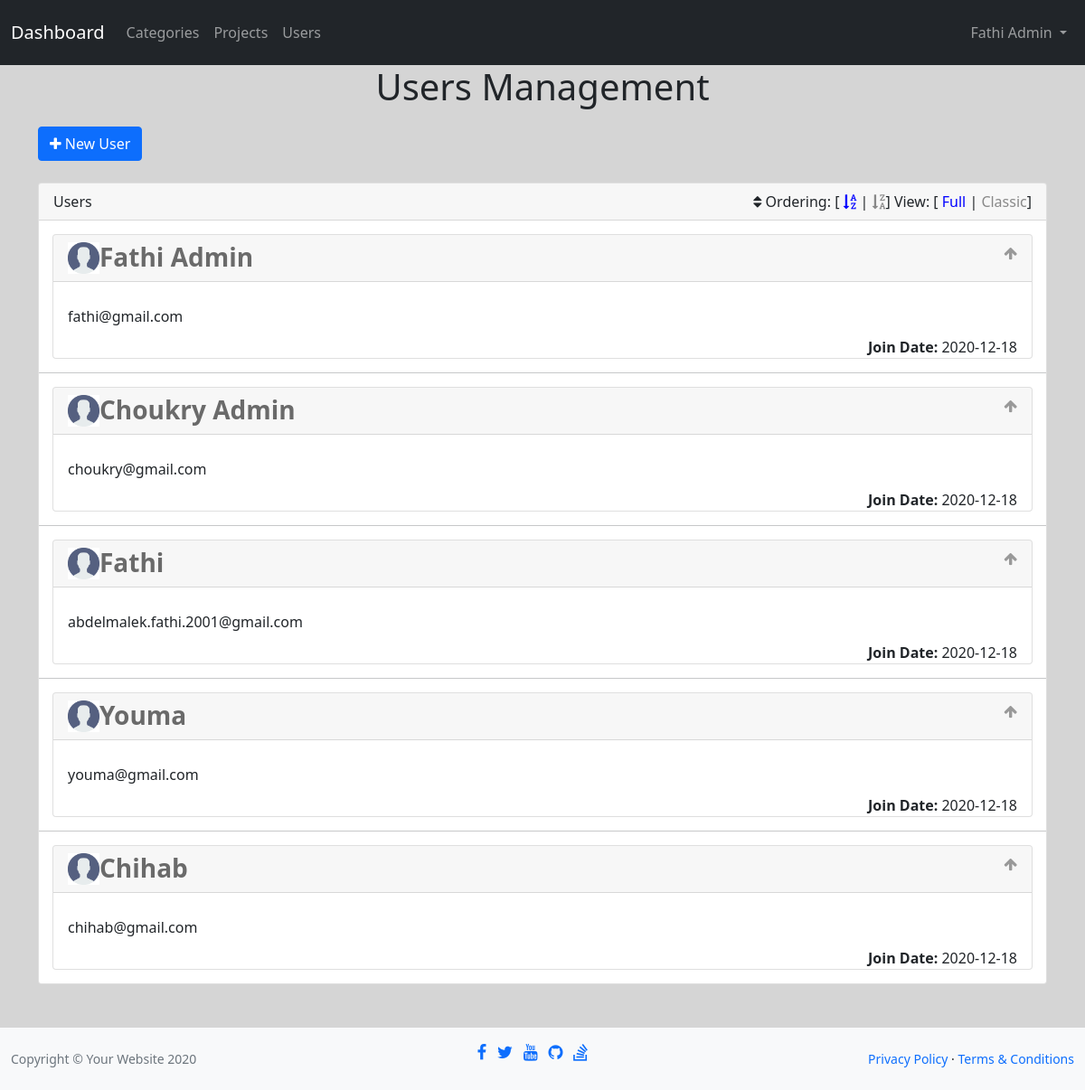
The page /admin/users.php (signed in) on the database its author committed.
### tables this page shows
CREATE TABLE `users`(
	`id`       		INT          	NOT NULL AUTO_INCREMENT,
	`username` 		VARCHAR(50)  	NOT NULL UNIQUE,
	`email`    		VARCHAR(100) 	NOT NULL UNIQUE,
	`password` 		VARCHAR(400) 	NOT NULL,
	`full_name`     VARCHAR(50),
    `join_date` 	DATE			NOT NULL DEFAULT(now()),
	`is_admin`  	BOOLEAN			NOT NULL DEFAULT(0),
	CONSTRAINT `user_id` PRIMARY KEY (`id`)
);

### includes/functions/functions.php (called while the page is built, shortened)
<?php
function selectRecords($select, $table, $value = null, $ordering = null, $sorting = null) {
    global $con;
    $stmt = "SELECT $select FROM $table";
    if(!empty($ordering))
        $stmt .= " ORDER BY $ordering";
    if(!empty($sorting))
        $stmt .= " $sorting";
    $sql = $con->prepare($stmt);
    $sql->execute();
    return $sql->fetchAll();
}

### admin/users.php (the view, shortened to what this page needs)
<?php
include 'init.php';
$arr = array('ASC', 'DESC');
$sort = (isset($_GET['sort']) && in_array($_GET['sort'], $arr)) ? test_input($_GET['sort']) : 'ASC';
$rows = selectRecords('*', 'users', null, 'id', $sort);
?>
<h1 class="text-center">Users Management</h1>
<div class="container cats">
    <a href="add.php" class="btn btn-primary"><i class="fa fa-plus"></i> New User</a><br><br>
    <div class="card">
        <div class="card-header">
            Users
            <div class="options pull-right">
                <i class="fa fa-sort"></i> Ordering: [
                <a <?php if($sort == 'ASC') echo 'class="active"'; ?> href="<?php htmlspecialchars($_SERVER['PHP_SELF']) ?>?sort=ASC"><i class="fa fa-sort-alpha-asc"></i></a> |
                <a <?php if($sort == 'DESC') echo 'class="active"'; ?> href="<?php htmlspecialchars($_SERVER['PHP_SELF']) ?>?sort=DESC"><i class="fa fa-sort-alpha-desc"></i></a>]
                View: [
                <span class="active" data-view="full">Full</span> |
                <span>Classic</span>]
            </div>
        </div>
        <div class="card-body">
            <?php if(empty($rows)) { ?>
                There is no users
            <?php } else { foreach($rows as $row) { ?>
                <div class="cat">
                    <div class="card">
                        <div class="card-header">
                            <span class="toggle-info pull-right">
                                <i class="fa fa-arrow-up"></i>
                            </span>
                            <img class="pull-left" src="icon.png" alt="user image" width="35" height="35">
                            <a class="title" href="profile.php?username=<?php echo $row['username'] ?>">
                                <h3><?php echo $row['username'] ?></h3>
                            </a>
                        </div>
                        <div class="card-body">
                            <div class="view p-3 pb-2">
                                <p><?php echo $row['email'] ?></p>
                                <span class="pull-right"><b>Join Date:</b> <?php echo $row['join_date'] ?></span>
                            </div>
                        </div>
                    </div>
                </div>
                <hr>
            <?php }} ?>
        </div>
    </div>
</div>
<?php include $inc . 'footer.php';

### admin/includes/templates/header.php (shortened to what this page needs)
<!DOCTYPE html>
<html lang="en">
<head>
    <link rel="stylesheet" href="<?php echo $css . 'bootstrap.min.css' ?>">
    <link rel="stylesheet" href="<?php echo $css . 'font-awesome.min.css' ?>">
    <link rel="stylesheet" href="<?php echo $css . 'jquery-ui.css' ?>">
    <link rel="stylesheet" href="<?php echo $css . 'jquery.selectBoxIt.css' ?>">
    <link rel="stylesheet" href="<?php echo $css . 'app.css' ?>">
</head>
<body style="background-color: #d5d5d5;">

### admin/init.php (shortened to what this page needs)
<?php
$path = $_SERVER['DOCUMENT_ROOT'];
$path .= '/Myportfolio';
$path2 = '/Myportfolio';
$fun    = $path . '/includes/functions/';
$inc    = $path . '/admin/includes/templates/';
$css    = $path2 . '/layout/css/';
include 'connect.php';
include $fun . 'functions.php';
include $inc . 'header.php';
if(!isset($nav))
    include $inc . 'nav.php';

### admin/includes/templates/nav.php (shortened to what this page needs)
<nav class="navbar navbar-expand-lg navbar-dark bg-dark">
    <div class="container-fluid">
        <a class="navbar-brand" href="dashboard.php">Dashboard</a>
        <div class="collapse navbar-collapse" id="navbarText">
            <ul class="navbar-nav me-auto mb-2 mb-lg-0">
                <li class="nav-item">
                    <a class="nav-link" href="categories.php">Categories</a>
                </li>
                <li class="nav-item">
                    <a class="nav-link" href="projects.php">Projects</a>
                </li>
                <li class="nav-item">
                    <a class="nav-link" href="users.php">Users</a>
                </li>
            </ul>
            <span class="navbar-text">
                <div class="collapse navbar-collapse" id="navbarNavDarkDropdown">
                    <ul class="navbar-nav">
                        <li class="nav-item dropdown">
                            <a class="nav-link dropdown-toggle" href="#" id="navbarDarkDropdownMenuLink" role="button" data-bs-toggle="dropdown" aria-expanded="false">
                                <?php echo $_SESSION['admin'] ?>
                            </a>
                        </li>
                    </ul>
                </div>
            </span>
        </div>
    </div>
</nav>

### admin/includes/templates/footer.php (shortened to what this page needs)
<footer class="py-3 bg-light mt-5">
  <div class="container-fluid">
    <div class="d-flex align-items-center justify-content-between small">
      <div class="text-muted">
        Copyright &copy; Your Website 2020
      </div>
      <div>
        <ul class="list-unstyled list-inline text-center">
          <li class="list-inline-item">
            <a class="fb-ic mr-3" role="button">
              <i class="fa fa-lg fa-facebook-f"></i>
            </a>
          </li>
          <li class="list-inline-item">
            <a class="tw-ic mr-3" role="button">
              <i class="fa fa-lg fa-twitter"></i>
            </a>
          </li>
          <li class="list-inline-item">
            <a class="yt-ic mr-3" role="button">
              <i class="fa fa-lg fa-youtube"></i>
            </a>
          </li>
          <li class="list-inline-item">
            <a class="git-ic mr-3" role="button">
              <i class="fa fa-lg fa-github"></i>
            </a>
          </li>
          <li class="list-inline-item">
            <a class="so-ic mr-3" role="button">
              <i class="fa fa-lg fa-stack-overflow"></i>
            </a>
          </li>
        </ul>
      </div>
      <div>
        <a href="#">Privacy Policy</a>
        &middot;
        <a href="#">Terms &amp; Conditions</a>
      </div>
    </div>
  </div>
</footer>
</body>
</html>

### layout/css/app.css (style rules this page uses)
h1 { margin-bottom: 20px; }
a { text-decoration: none; }
.toggle-info { color: #999; }
.cats hr { margin-bottom: 0; margin-top: 0; }
.cats .options a { color: #888; text-decoration: none; }
.cats .options span { color: #888; cursor: pointer; }
.cats .options .active { color: #00F; }
.cats .cat { padding: 15px; position: relative; overflow: hidden; }
.cats .card-body { padding: 0; }
.cats .cat h3 { color: #6A6A6A; font-weight: bold; margin: 0; cursor: pointer; }
.cats .cat .view p { margin: 10px 0; }

### rows shown on the page
users: username "Fathi Admin", email "fathi@gmail.com", join_date "2020-12-18"
users: username "Choukry Admin", email "choukry@gmail.com", join_date "2020-12-18"
users: username "Fathi", email "abdelmalek.fathi.2001@gmail.com", join_date "2020-12-18"
users: username "Youma", email "youma@gmail.com", join_date "2020-12-18"
users: username "Chihab", email "chihab@gmail.com", join_date "2020-12-18"

### other values the page prints
$_SESSION['admin'] "Fathi Admin"
